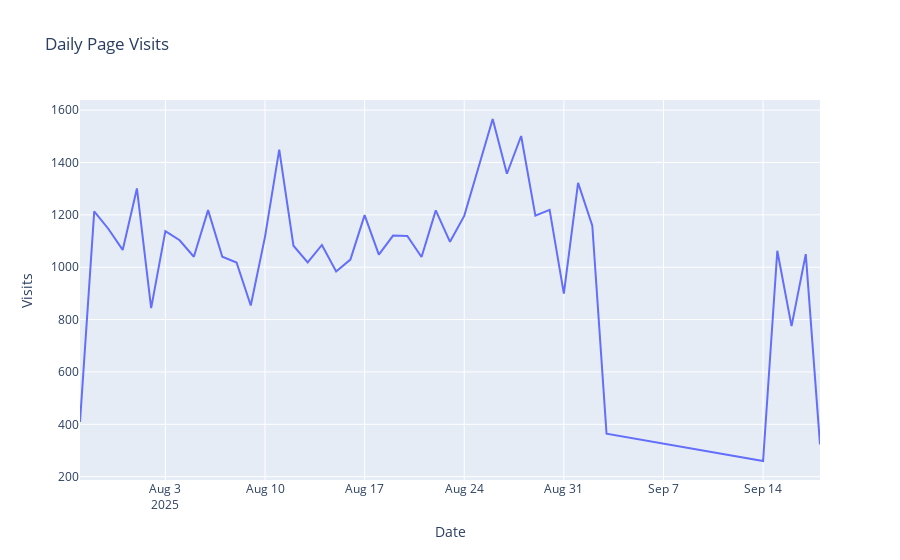

Here is the notebook cell this chart was saved with:
### Markdown cell above
## 4. Visualize Daily Visits

Plot the time series of daily page visits.

### Code cell
# Plot daily visits
daily_fig = px.line(daily, x='dt', y='cnt', title='Daily Page Visits', labels={'dt': 'Date', 'cnt': 'Visits'})
daily_fig.show()
